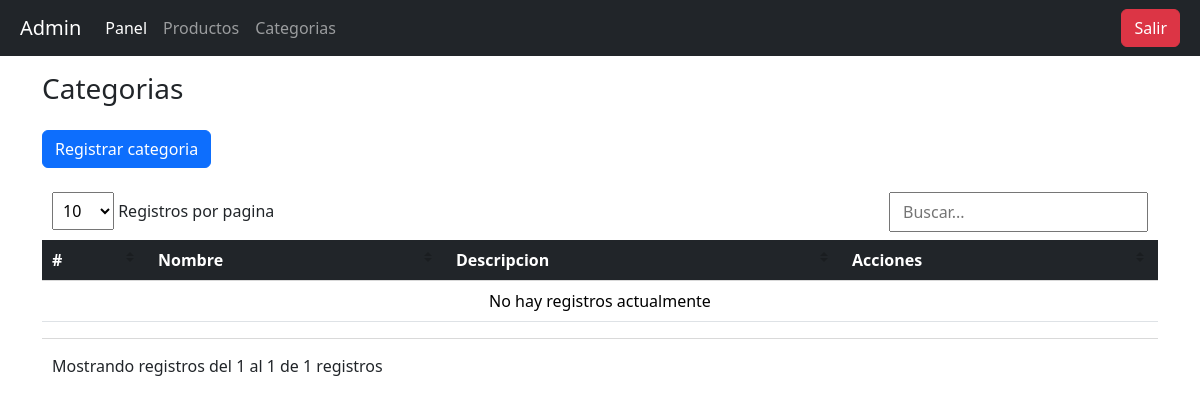
/views/categorias/categorias.php (signed in), run on an earlier commit of the app's database.
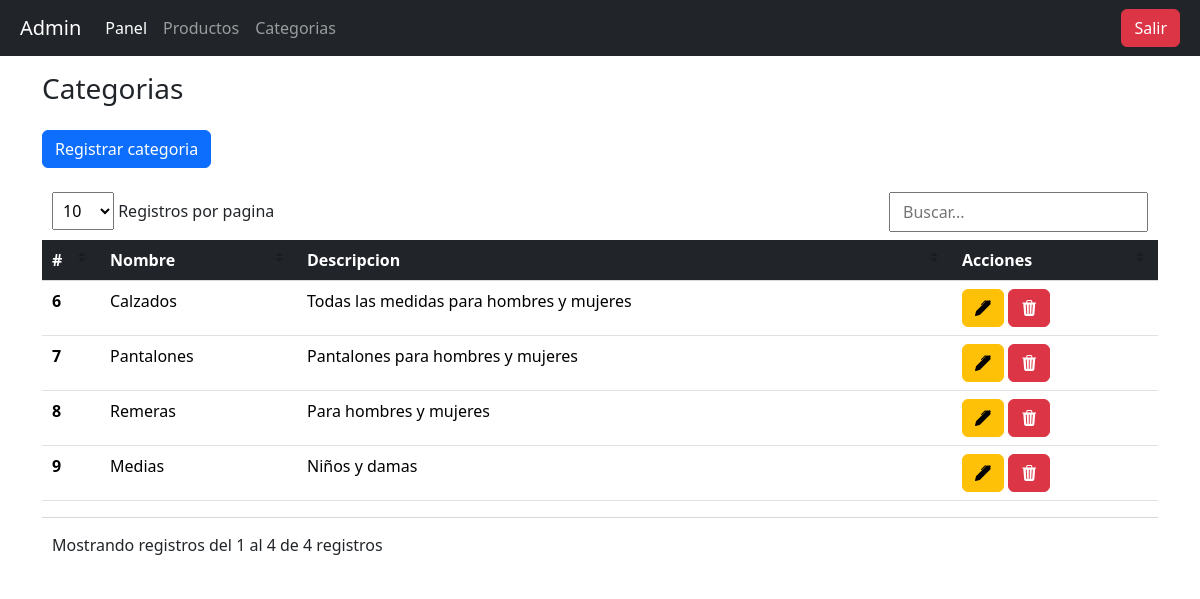
And on a later commit of the database.
### tables this page shows
CREATE TABLE `categorias` (
  `id` int(11) NOT NULL,
  `nombre` varchar(250) NOT NULL,
  `descripcion` varchar(250) DEFAULT NULL
);

### config/db.php (called while the page is built)
<?php
    class db{
        private $host = "localhost";
        private $dbname = "catalogo";
        private $user = "root";
        private $password = "";
        public function conexion(){
            try{
                $PDO = new PDO("mysql:host=".$this->host.";dbname=".$this->dbname,$this->user,$this->password);
                return $PDO;
            }catch(PDOException $e){
                return $e->getMessage();
            }
        }
    }
?>

### controllers/authController.php (called while the page is built, shortened)
<?php
    class AuthController {
        public function isLogged(){
            if(isset($_SESSION["usuario"])){
                return true;
            }else{
                return false;
            }
        }
    }
?>

### controllers/categoriasController.php (called while the page is built, shortened)
<?php
    class CategoriasController {
        private $model;
        public function __construct()
        {
            require_once("c://xampp/htdocs/catalogo/models/categoriasModel.php");
            $this->model = new CategoriasModel();
        }
        public function index(){
            return ($this->model->index())
                ? $this->model->index()
                : false;
        }
    }
?>

### models/categoriasModel.php (called while the page is built, shortened)
<?php
    class CategoriasModel {
        private $PDO;
        public function __construct()
        {
            require_once("c://xampp/htdocs/catalogo/config/db.php");
            $con = new db();
            $this->PDO = $con->conexion();
        }
        public function index(){
            $stament = $this->PDO->prepare("SELECT * FROM categorias");
            return ($stament->execute())
                ? $stament->fetchAll()
                : false;
        }
    }
?>

### views/categorias/categorias.php (the view, shortened to what this page needs)
<?php
  require_once 'c://xampp/htdocs/catalogo/controllers/authController.php';
  $obj = new AuthController();
  if($obj->isLogged() === true){
      include_once '../includes/head.php';
      include_once '../includes/menu.php';
      require_once 'c://xampp/htdocs/catalogo/controllers/categoriasController.php';
      $obj = new CategoriasController();
      $rows = $obj->index();
?>
<div class="container">
  <div class="row">
    <div class="title my-3">
      <h1 class="fs-3">Categorias</h1>
    </div>
  </div>
  <div class="row">
    <div class="tabla-productos">
      <div class="mb-3">
        <a href="#" class="btn btn-primary" data-bs-toggle="modal" data-bs-target="#modalRegistro">Registrar categoria</a>
      </div>
      <table class="table table-hover" id="tabla">
        <thead class="table-dark">
          <tr>
            <th scope="col">#</th>
            <th scope="col">Nombre</th>
            <th scope="col">Descripcion</th>
            <th scope="col">Acciones</th>
          </tr>
        </thead>
        <tbody>
          <?php if ($rows) : ?>
            <?php foreach ($rows as $row) : ?>
              <tr>
                <th scope="row"><?= $row[0] ?></th>
                <td><?= $row[1] ?></td>
                <td><?= $row[2] ?></td>
                <td>
                  <a href="#" class="btn btn-warning abreModalActualizar" data-bs-toggle="modal" data-bs-target="#modalActualizar">
                    <span class="bi bi-pen-fill"></span>
                  </a>
                  <a href="#" data-id="<?= $row[0] ?>" class="btn btn-danger" onclick="confirmDelete(this)">
                    <span class="bi bi-trash3-fill"></span>
                  </a>
                </td>
              </tr>
            <?php endforeach; ?>
          <?php else : ?>
            <tr>
              <td colspan="4" class="text-center">No hay registros actualmente</td>
            </tr>
          <?php endif; ?>
        </tbody>
      </table>
    </div>
  </div>
</div>
<?php
    }else{
        echo "<script language='Javascript'>alert('No estas logueado');location.href = '../login.php';</script>`;";
    }
?>
<?php
include_once '../includes/footer.php';
?>

What changed in the data, as far as the page shows it:
added categorias: id "6", nombre "Calzados", descripcion "Todas las medidas para hombres y mujeres"
added categorias: id "7", nombre "Pantalones", descripcion "Pantalones para hombres y mujeres"
added categorias: id "8", nombre "Remeras", descripcion "Para hombres y mujeres"
added categorias: id "9", nombre "Medias", descripcion "Niños y damas"
Also different on the page:
text written by a page script: "Registros por pagina Mostrando registros del 1 al 1 de 1 registros" → "Registros por pagina Mostrando registros del 1 al 4 de 4 registros"
text no longer shown: "No hay registros actualmente"
